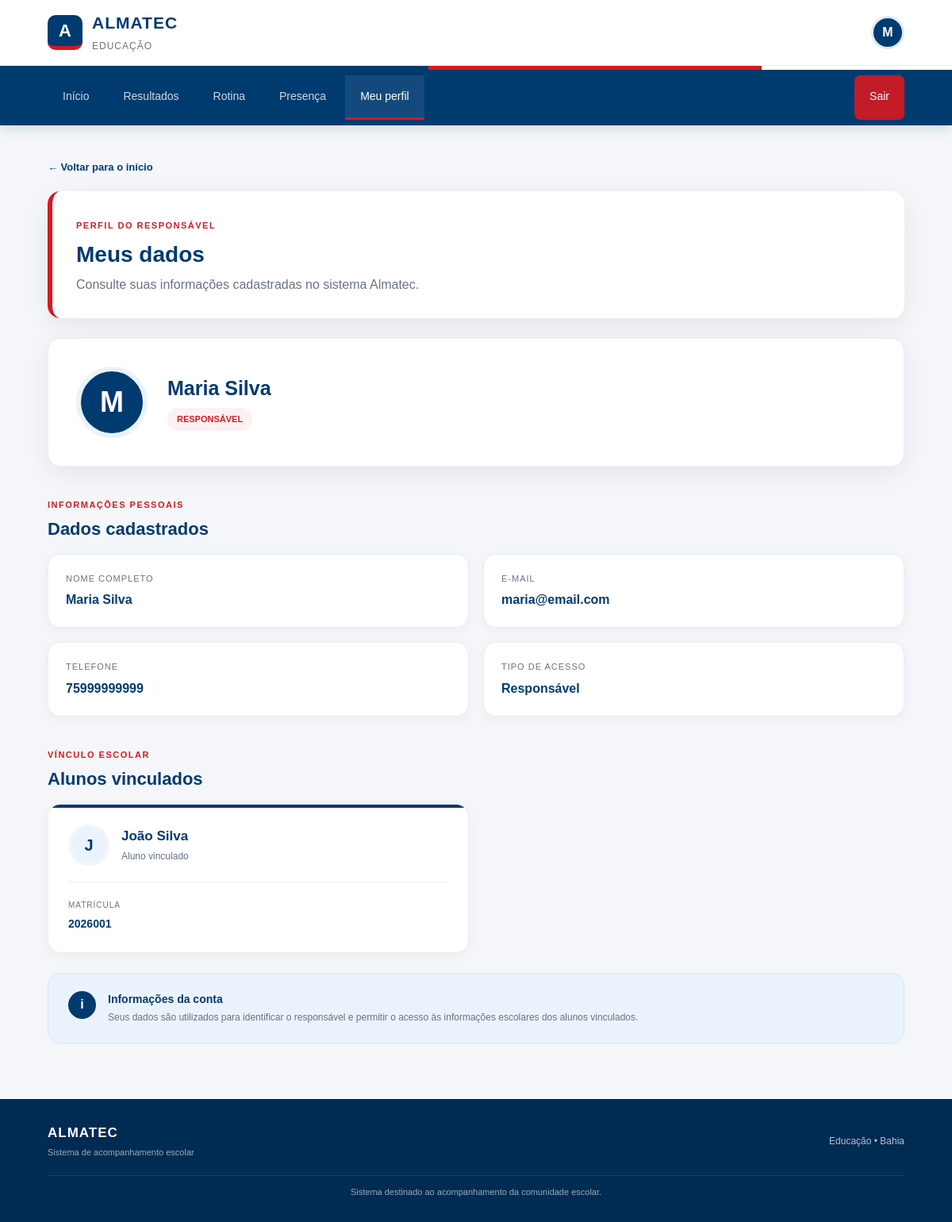
/responsavel/perfil.php (signed in), run on the app's committed database.
### tables this page shows
CREATE TABLE usuarios (
    id INT AUTO_INCREMENT PRIMARY KEY,
    nome VARCHAR(100) NOT NULL,
    email VARCHAR(150) NOT NULL UNIQUE,
    senha VARCHAR(255) NOT NULL,
    tipo VARCHAR(20) NOT NULL
);

CREATE TABLE responsaveis (
    id INT AUTO_INCREMENT PRIMARY KEY,
    usuario_id INT NOT NULL,
    telefone VARCHAR(20),
    FOREIGN KEY (usuario_id) REFERENCES usuarios(id)
);

CREATE TABLE alunos (
    id INT AUTO_INCREMENT PRIMARY KEY,
    usuario_id INT NOT NULL,
    matricula VARCHAR(50) NOT NULL UNIQUE,
    FOREIGN KEY (usuario_id) REFERENCES usuarios(id)
);

### responsavel/perfil.php (the view, shortened to what this page needs)
<?php
require_once "../config/conexao.php";
$usuario_id = $_SESSION['usuario_id'];
$sql = "SELECT
            id,
            nome,
            email,
            tipo
        FROM usuarios
        WHERE id = ?";
$stmt = $conexao->prepare($sql);
$stmt->execute([$usuario_id]);
$usuario = $stmt->fetch(PDO::FETCH_ASSOC);
$sql = "SELECT
            id,
            telefone
        FROM responsaveis
        WHERE usuario_id = ?";
$stmt = $conexao->prepare($sql);
$stmt->execute([$usuario_id]);
$responsavel = $stmt->fetch(PDO::FETCH_ASSOC);
$responsavel_id = $responsavel['id'];
$sql = "SELECT
            a.id,
            a.matricula,
            u.nome
        FROM responsavel_aluno ra
        INNER JOIN alunos a
            ON ra.aluno_id = a.id
        INNER JOIN usuarios u
            ON a.usuario_id = u.id
        WHERE ra.responsavel_id = ?
        ORDER BY u.nome";
$stmt = $conexao->prepare($sql);
$stmt->execute([$responsavel_id]);
$alunos = $stmt->fetchAll(PDO::FETCH_ASSOC);
$inicial = strtoupper(
    substr($usuario['nome'], 0, 1)
);
?>
<!DOCTYPE html>
<html lang="pt-BR">
<head>
    <link rel="stylesheet"
          href="../css/style.css">
</head>
<body>
<header class="topo">
    <div class="topo-conteudo">
        <div class="logo-area">
            <div class="logo-icon">
                A
            </div>
            <div>
                <h1>ALMATEC</h1>
                <span>
                    Educação
                </span>
            </div>
        </div>
        <div class="usuario-area">
            <div class="usuario-avatar">
                <?= $inicial ?>
            </div>
        </div>
    </div>
</header>
<div class="faixa-institucional">
    <div class="faixa-azul"></div>
    <div class="faixa-vermelha"></div>
    <div class="faixa-branca"></div>
</div>
<nav class="menu">
    <div class="menu-conteudo">
        <a href="dashboard.php"
           class="menu-link">
            Início
        </a>
        <a href="resultados.php"
           class="menu-link">
            Resultados
        </a>
        <a href="rotina.php"
           class="menu-link">
            Rotina
        </a>
        <a href="presenca.php"
           class="menu-link">
            Presença
        </a>
        <a href="perfil.php"
           class="menu-link ativo">
            Meu perfil
        </a>
        <a href="logout.php"
           class="menu-sair">
            Sair
        </a>
    </div>
</nav>
<main class="container">
    <a href="dashboard.php"
       class="voltar">
        ← Voltar para o início
    </a>
    <section class="pagina-cabecalho">
        <span>
            PERFIL DO RESPONSÁVEL
        </span>
        <h2>
            Meus dados
        </h2>
        <p>
            Consulte suas informações cadastradas
            no sistema Almatec.
        </p>
    </section>
    <section class="perfil-principal">
        <div class="perfil-avatar">
            <?= $inicial ?>
        </div>
        <div>
            <h1 class="perfil-nome">
                <?= htmlspecialchars(
                    $usuario['nome']
                ) ?>
            </h1>
            <span class="perfil-tipo">
                Responsável
            </span>
        </div>
    </section>
    <div class="secao-titulo">
        <span>
            INFORMAÇÕES PESSOAIS
        </span>
        <h2>
            Dados cadastrados
        </h2>
    </div>
    <section class="dados-grid">
        <div class="dado-card">
            <span>
                Nome completo
            </span>
            <strong>
                <?= htmlspecialchars(
                    $usuario['nome']
                ) ?>
            </strong>
        </div>
        <div class="dado-card">
            <span>
                E-mail
            </span>
            <strong>
                <?= htmlspecialchars(
                    $usuario['email']
                ) ?>
            </strong>
        </div>
        <div class="dado-card">
            <span>
                Telefone
            </span>
            <strong>
                <?= !empty(
                    $responsavel['telefone']
                )
                    ? htmlspecialchars(
                        $responsavel['telefone']
                    )
                    : 'Não informado'
                ?>
            </strong>
        </div>
        <div class="dado-card">
            <span>
                Tipo de acesso
            </span>
            <strong>
                Responsável
            </strong>
        </div>
    </section>
    <div class="secao-titulo">
        <span>
            VÍNCULO ESCOLAR
        </span>
        <h2>
            Alunos vinculados
        </h2>
    </div>
    <section class="alunos-lista">
        <?php if (count($alunos) > 0): ?>
            <?php foreach ($alunos as $aluno): ?>
                <article class="aluno-card">
                    <div class="aluno-topo">
                        <div class="aluno-avatar">
                            <?= strtoupper(
                                substr(
                                    $aluno['nome'],
                                    0,
                                    1
                                )
                            ) ?>
                        </div>
                        <div>
                            <h3>
                                <?= htmlspecialchars(
                                    $aluno['nome']
                                ) ?>
                            </h3>
                            <p>
                                Aluno vinculado
                            </p>
                        </div>
                    </div>
                    <div class="aluno-detalhes">
                        <span>
                            Matrícula
                        </span>
                        <strong>
                            <?= htmlspecialchars(
                                $aluno['matricula']
                            ) ?>
                        </strong>
                    </div>
                </article>
            <?php endforeach; ?>
        <?php endif; ?>
    </section>
    <section class="seguranca">
        <div class="seguranca-icone">
            i
        </div>
        <div>
            <h3>
                Informações da conta
            </h3>
            <p>
                Seus dados são utilizados para
                identificar o responsável e permitir
                o acesso às informações escolares
                dos alunos vinculados.
            </p>
        </div>
    </section>
</main>
<footer class="rodape">
    <div class="rodape-conteudo">
        <div>
            <strong>
                ALMATEC
            </strong>
            <p>
                Sistema de acompanhamento escolar
            </p>
        </div>
        <div class="rodape-direita">
            <span>
                Educação • Bahia
            </span>
        </div>
    </div>
    <div class="rodape-linha"></div>
    <p class="copyright">
        Sistema destinado ao acompanhamento
        da comunidade escolar.
    </p>
</footer>
</body>
</html>

### css/style.css (style rules this page uses)
* { margin: 0; padding: 0; box-sizing: border-box; }
:root { --azul: #003b70; --azul-escuro: #002b52; --azul-claro: #eaf3fb; --vermelho: #d71920; --vermelho-claro: #fff0f1; --branco: #ffffff; --cinza-100: #f5f7fa; --cinza-200: #e9edf2; --cinza-500: #687385; --cinza-700: #344054; --preto: #17202a; --sombra: 0 8px 30px rgba(0, 0, 0, 0.07); --raio: 16px; }
body { font-family: Arial, Helvetica, sans-serif; background: #f4f6f9; color: var(--preto); min-height: 100vh; line-height: 1.5; }
a { text-decoration: none; color: inherit; }
.topo { background: var(--branco); border-bottom: 1px solid var(--cinza-200); position: relative; z-index: 10; }
.topo-conteudo { width: 90%; max-width: 1250px; margin: auto; height: 82px; display: flex; align-items: center; justify-content: space-between; }
.logo-area { display: flex; align-items: center; gap: 12px; }
.logo-icon { width: 44px; height: 44px; border-radius: 10px; background: var(--azul); color: white; display: flex; align-items: center; justify-content: center; font-size: 22px; font-weight: 900; border-bottom: 5px solid var(--vermelho); }
.logo-area h1 { color: var(--azul); font-size: 21px; letter-spacing: 1px; }
.logo-area span { color: var(--cinza-500); font-size: 12px; text-transform: uppercase; letter-spacing: 1px; }
.usuario-area { display: flex; align-items: center; gap: 14px; }
.usuario-avatar { width: 42px; height: 42px; border-radius: 50%; background: var(--azul); color: white; display: flex; justify-content: center; align-items: center; font-weight: bold; border: 3px solid #dce9f5; }
.faixa-institucional { height: 5px; display: flex; width: 100%; }
.faixa-azul { background: var(--azul); width: 45%; }
.faixa-vermelha { background: var(--vermelho); width: 35%; }
.faixa-branca { background: white; width: 20%; }
.menu { background: var(--azul); box-shadow: 0 4px 15px rgba(0, 59, 112, .15); }
.menu-conteudo { width: 90%; max-width: 1250px; margin: auto; display: flex; align-items: center; gap: 5px; }
.menu-link, .menu-sair { padding: 16px 19px; color: rgba(255,255,255,.8); font-size: 14px; transition: .25s; border-bottom: 3px solid transparent; }
.menu-link.ativo { color: white; border-bottom-color: var(--vermelho); background: rgba(255,255,255,.08); }
.menu-sair { margin-left: auto; color: white; background: rgba(215,25,32,.9); border-radius: 7px; margin-top: 7px; margin-bottom: 7px; }
.container { width: 90%; max-width: 1250px; margin: 40px auto 70px; }
.aluno-avatar { width: 58px; height: 58px; border-radius: 50%; background: white; color: var(--azul); display: flex; justify-content: center; align-items: center; font-size: 23px; font-weight: bold; border: 4px solid rgba(255,255,255,.25); }
.rodape { background: var(--azul-escuro); color: white; padding: 30px 5%; }
.rodape-conteudo { max-width: 1250px; margin: auto; display: flex; justify-content: space-between; align-items: center; }
.rodape strong { font-size: 17px; letter-spacing: 1px; }
.rodape p { color: rgba(255,255,255,.6); font-size: 11px; margin-top: 4px; }
.rodape-direita { font-size: 12px; color: rgba(255,255,255,.7); }
.rodape-linha { max-width: 1250px; margin: 20px auto 0; height: 1px; background: rgba(255,255,255,.1); }
.copyright { max-width: 1250px; margin: 12px auto 0 !important; text-align: center; }

### data on the page
usuarios: nome "M", nome "Maria Silva", email "maria@email.com"
responsaveis: telefone "75999999999"
alunos: usuario.nome "J", usuario.nome "João Silva", matricula "2026001"
